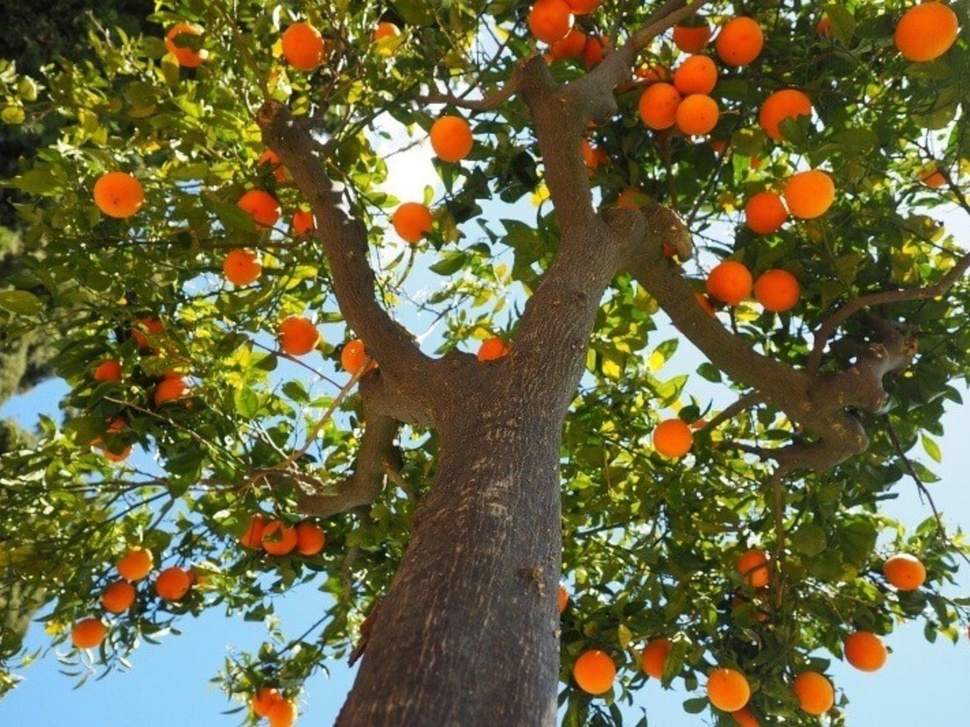
#> input picture arbol.jpg, 970 x 727 px, shrunk from 2000 x 1500 before the run
$ jupyter execute mem_practicas_2.ipynb
#> lines starting #> are read from the running program, lines starting #| are printed output that depends on the picture; after the words box and inside, x2 and y2 are one past the last pixel; in counts of white or black regions, pixels touching at a corner belong together
#> in process_image_color_segmentation, image_bgr is the input picture: shape (727, 970, 3); mean B, G, R 65.9, 104.7, 107.8
# Solución provisional

# SOLUCION PROVISIONAL

[cell 1]
import cv2
import numpy as np
import matplotlib.pyplot as plt
from scipy.ndimage import label

# Función para mostrar imágenes
def show(img, title='', is_mask=False):
    plt.figure(figsize=(8, 8))
    if is_mask:
        plt.imshow(img, cmap='gray')
    else:
        plt.imshow(cv2.cvtColor(img, cv2.COLOR_BGR2RGB))
    plt.title(title)
    plt.axis('off')
    plt.show()

# Superposición de la máscara sobre la imagen original
def show_overlay(image_rgb, mask, alpha=0.5):
    overlay = image_rgb.copy()
    mask_colored = np.zeros_like(image_rgb)
    mask_colored[mask > 0] = [255, 0, 0]  # Rojo
    blended = cv2.addWeighted(image_rgb, 1 - alpha, mask_colored, alpha, 0)

    plt.figure(figsize=(8, 8))
    plt.imshow(blended)
    plt.title("Máscara superpuesta sobre la imagen")
    plt.axis('off')
    plt.show()

# Segmentación para frutas por color (HSV)
def detect_by_color(image_rgb):
    hsv = cv2.cvtColor(image_rgb, cv2.COLOR_RGB2HSV)
#> hsv: shape (727, 970, 3); mean H, S, V 38.8, 144, 119.9

# [16 lines of commented-out code are left out]
    lower_orange1 = np.array([8, 100, 100])
    upper_orange1 = np.array([15, 255, 255])

    # Naranja más oscuro o saturado
    lower_orange2 = np.array([16, 100, 100])
    upper_orange2 = np.array([25, 255, 255])

    mask1 = cv2.inRange(hsv, lower_orange1, upper_orange1)
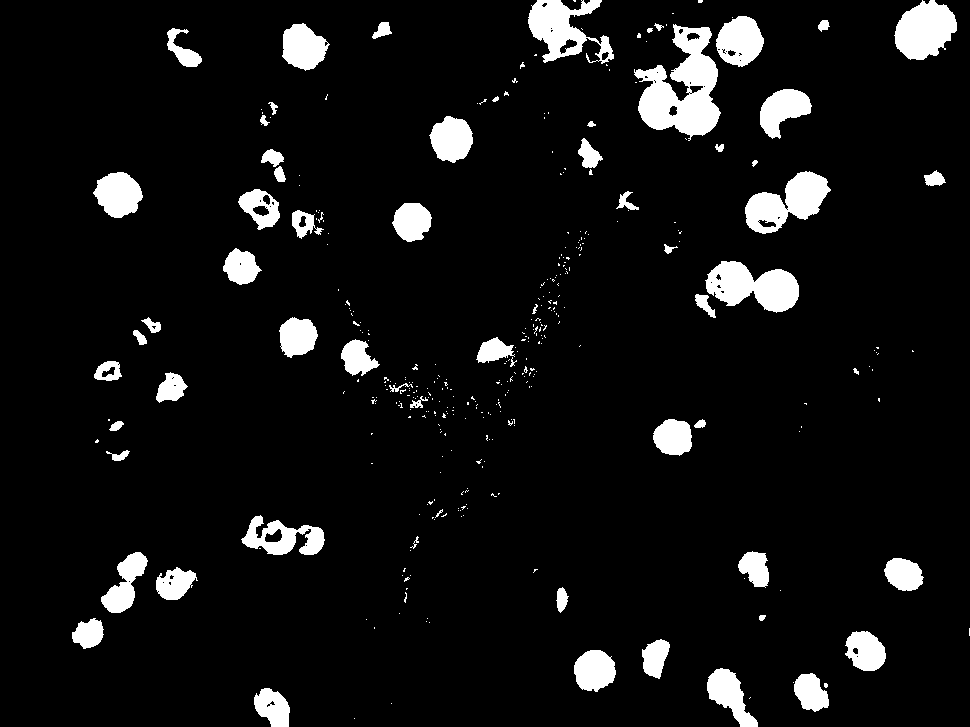
#> mask1: shape (727, 970); 7.2% white; 371 white regions (306 under 20 px), largest, box (x1, y1, x2, y2) and area: (634, 24, 721, 141) 5347, (705, 261, 799, 313) 3075, (745, 171, 831, 234) 2860
    mask2 = cv2.inRange(hsv, lower_orange2, upper_orange2)
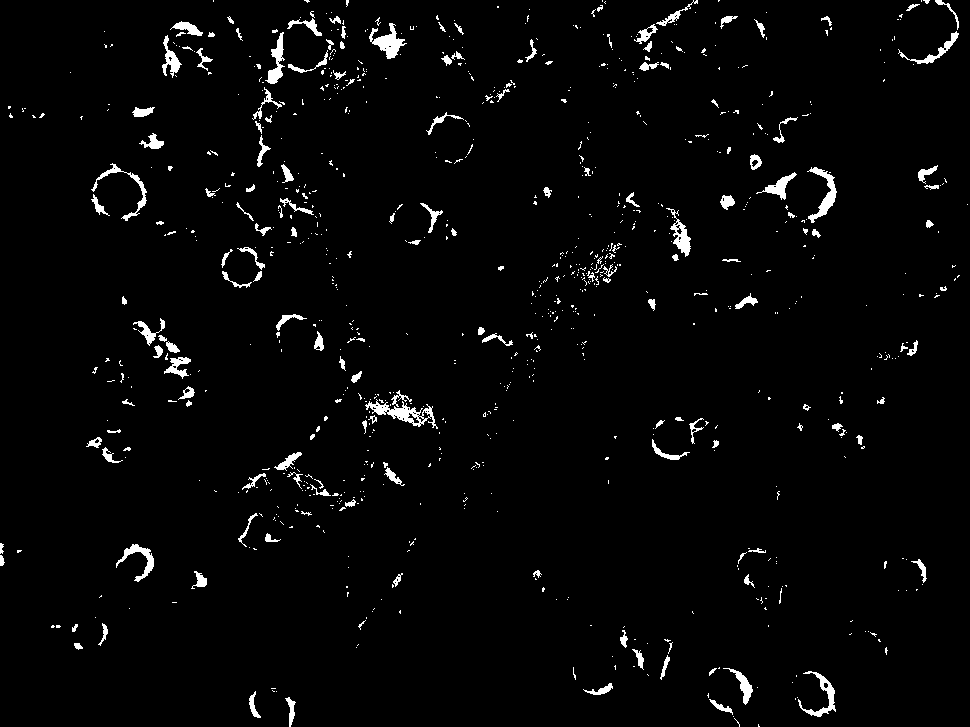
#> mask2: shape (727, 970); 2.6% white; 910 white regions (744 under 20 px), largest, box (x1, y1, x2, y2) and area: (365, 399, 438, 429) 690, (369, 23, 407, 59) 554, (807, 167, 837, 223) 524

    full_mask = cv2.bitwise_or(mask1, mask2)
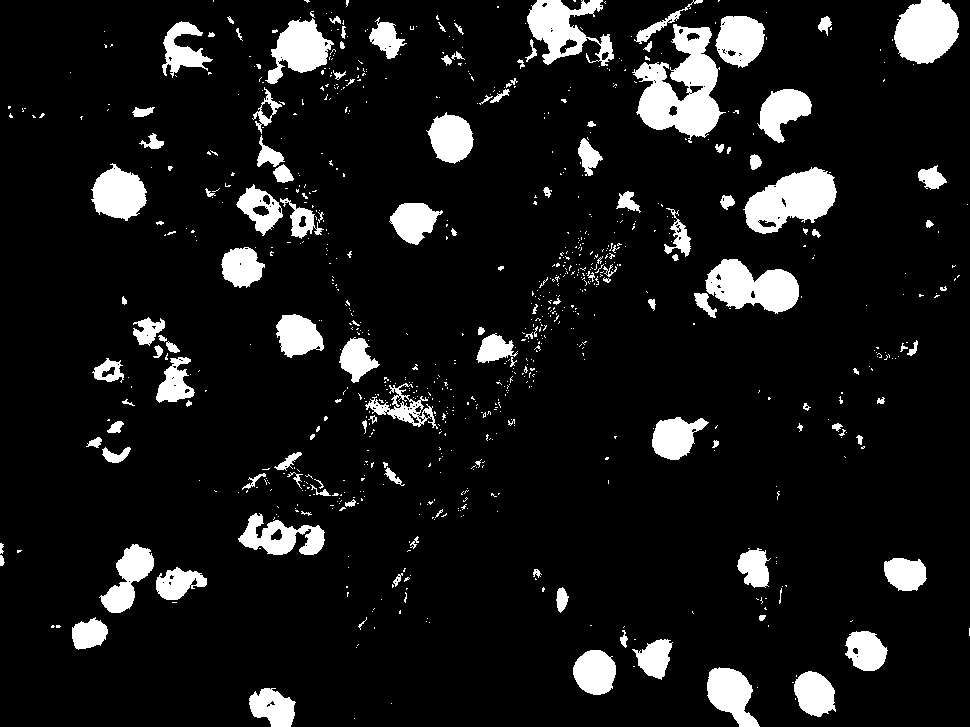
#> full_mask: shape (727, 970); 9.8% white; 858 white regions (721 under 20 px)
#> in show_overlay, `blended = cv2.addWeighted(image_rgb, 1 - alpha, mask_colored, alpha, 0)`:
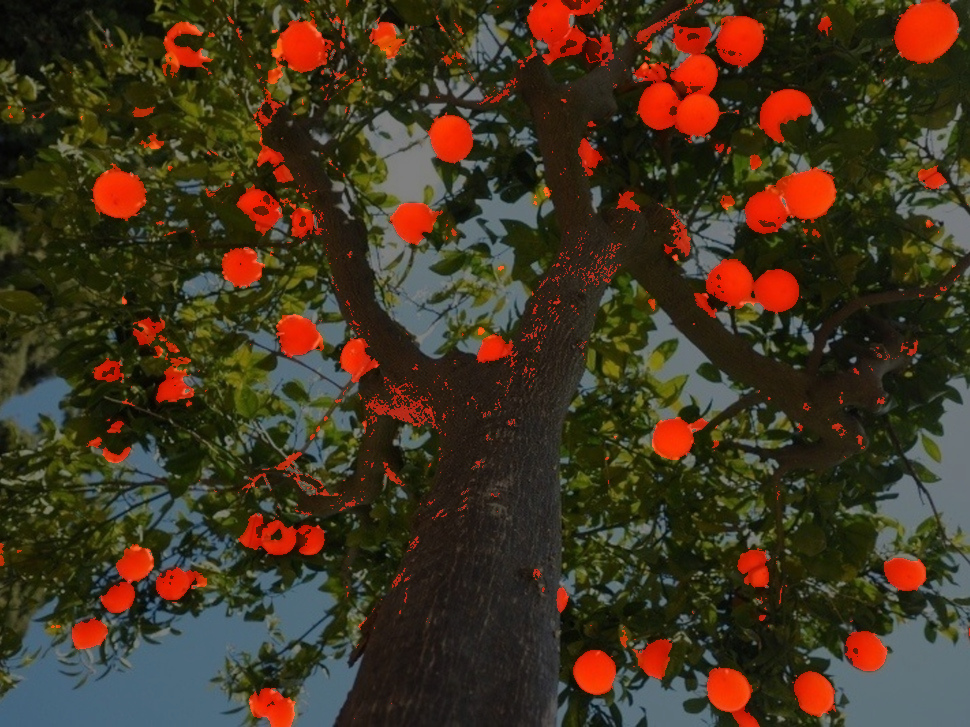
#> blended: shape (727, 970, 3); mean R, G, B 66.4, 52.3, 32.9
    return full_mask
#-------------------------------------------------------------------


# Conteo de frutas con filtros de área y forma
def count_and_draw_fruits(mask, image_rgb, min_size=300, min_circularity=0.2):
#> called with min_size = 300, min_circularity = 0.2
    output = image_rgb.copy()
    contours, _ = cv2.findContours(mask, cv2.RETR_EXTERNAL, cv2.CHAIN_APPROX_SIMPLE)
#> contours = 858 contours, 758 with area under 20; largest, box (x1, y1, x2, y2) and area: (632, 24, 726, 143) 5538, (743, 167, 837, 234) 3732, (705, 259, 799, 314) 3194, (894, 0, 959, 64) 3056, (527, 0, 614, 66) 2804
    count = 0

    for cnt in contours:
        area = cv2.contourArea(cnt)
        if area < min_size:
            continue

        perimeter = cv2.arcLength(cnt, True)
        if perimeter == 0:
            continue

        circularity = (4 * np.pi * area) / (perimeter ** 2)

        if circularity >= min_circularity:
            cv2.drawContours(output, [cnt], -1, (0, 255, 0), 2)  # Verde = válido
            count += 1
        else:
            cv2.drawContours(output, [cnt], -1, (0, 0, 255), 1)  # Rojo = descartado
#> this loop made 858 passes
#> (area, perimeter, circularity) on passes 4, 8, 9, 11, 14, 16, 30, 59, 62, 68, 71, 84: (1206, 167.5, 0.54), (1340.5, 155.4, 0.697), (1818.5, 205.2, 0.543), (1440.5, 151, 0.794), (904, 162, 0.433), (1195.5, 151, 0.659), (778.5, 124, 0.636), (990, 172.4, 0.419), (1052.5, 135.2, 0.724), (847.5, 161.8, 0.407), (1678.5, 248.4, 0.342), (1853, 366.7, 0.173)
#> area on passes 17, 31, 46, 55, 56: 53, 23.5, 188.5, 41.5, 30
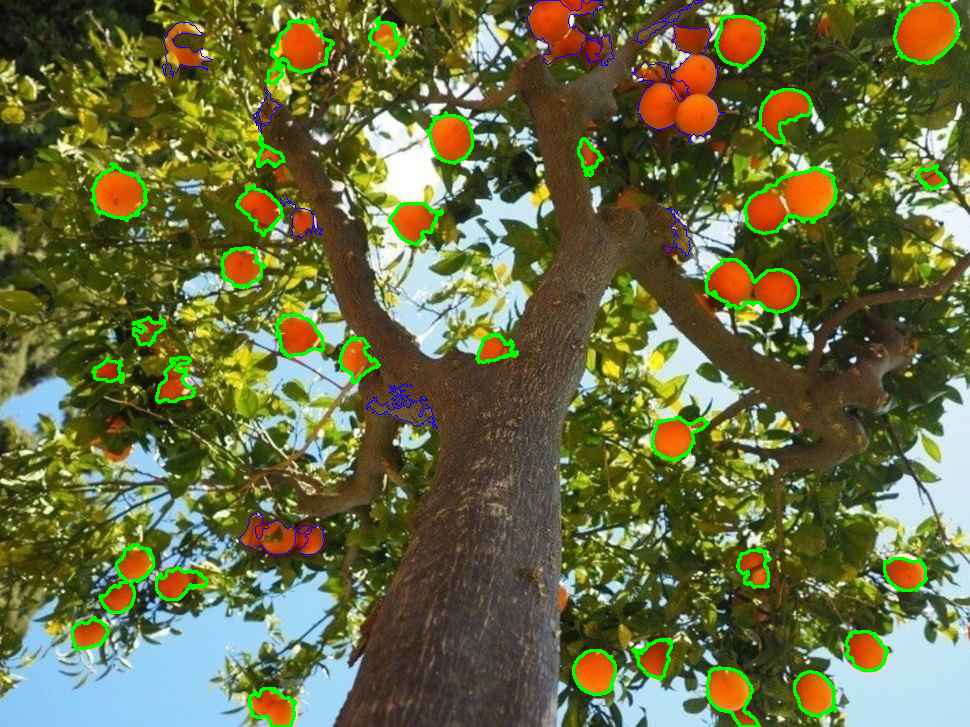
#> output: shape (727, 970, 3); mean R, G, B 103.9, 108.5, 65.8
#> after the loop, count = 33

    return count, output

# Función principal para procesar la imagen
def process_image_color_segmentation(path):
    image_bgr = cv2.imread(path)
    image_rgb = cv2.cvtColor(image_bgr, cv2.COLOR_BGR2RGB)

    show(image_bgr, "Imagen original")

    fruit_mask = detect_by_color(image_rgb)
    show(fruit_mask, "Máscara de frutas ", is_mask=True)
    show_overlay(image_rgb, fruit_mask)

    fruit_count, annotated_img = count_and_draw_fruits(fruit_mask, image_rgb)
#> fruit_count = 33
    show(annotated_img, f"Frutas detectadas: {fruit_count}")
#> call 3 of show, with title = 'Frutas detectadas: 33', is_mask = False
#> in show (call 3), `plt.show()`:
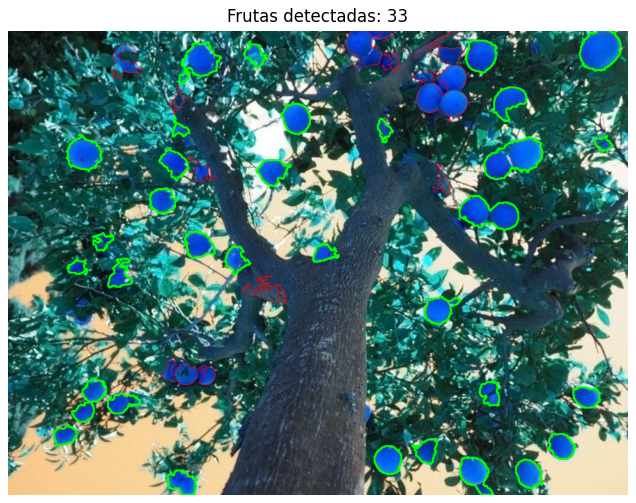
#> figure drawn by matplotlib, 1 panel; B, G, R data is drawn as R, G, B

    print(f"Frutas detectadas: {fruit_count}")
#| Frutas detectadas: 33
    return fruit_count

# Ejecutar
process_image_color_segmentation("arbol.jpg")

$ run again, with manzanas.jpg copied over arbol.jpg
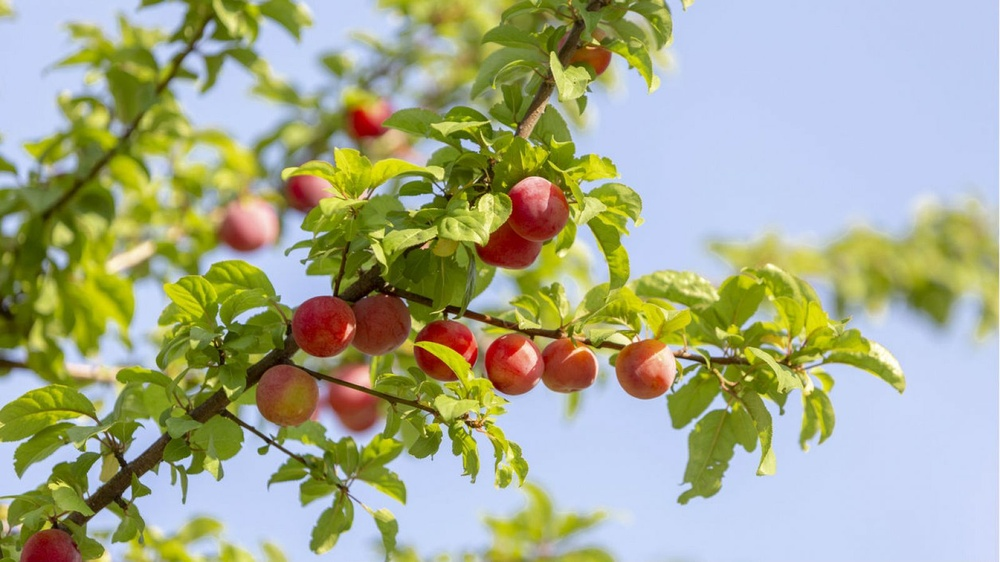
#> input picture manzanas.jpg, 1000 x 562 px, shrunk from 1600 x 899 before the run
#> in process_image_color_segmentation, image_bgr is the input picture: shape (562, 1000, 3); mean B, G, R 139.6, 170.6, 165.4
#> hsv: shape (562, 1000, 3); mean H, S, V 67.5, 112.2, 190.2
#> mask1: shape (562, 1000); 1.5% white; 151 white regions (119 under 20 px), largest, box (x1, y1, x2, y2) and area: (616, 339, 669, 398) 1333, (257, 365, 318, 425) 1223, (315, 324, 409, 358) 747
#> mask2: shape (562, 1000); 1.3% white; 253 white regions (199 under 20 px), largest, box (x1, y1, x2, y2) and area: (265, 380, 314, 428) 1132, (352, 134, 412, 160) 613, (572, 43, 612, 77) 337
#> full_mask: shape (562, 1000); 2.8% white; 264 white regions (207 under 20 px)
#> contours = 264 contours, 221 with area under 20; largest, box (x1, y1, x2, y2) and area: (256, 365, 318, 428) 2274, (615, 329, 669, 398) 2208, (315, 324, 459, 382) 1702, (344, 97, 412, 160) 1219, (493, 317, 595, 366) 948
#> the loop in count_and_draw_fruits, `for cnt in contours:` made 264 passes
#> (area, perimeter, circularity) on passes 75, 83, 84, 137, 143, 158, 209, 241: (412.5, 116, 0.385), (411, 166, 0.187), (2273.5, 315.5, 0.287), (2208, 268.9, 0.384), (1702.5, 487.3, 0.0901), (948.5, 453.1, 0.058), (358, 109.7, 0.374), (1219, 400.8, 0.0953)
#> after the loop in count_and_draw_fruits, `for cnt in contours:`:
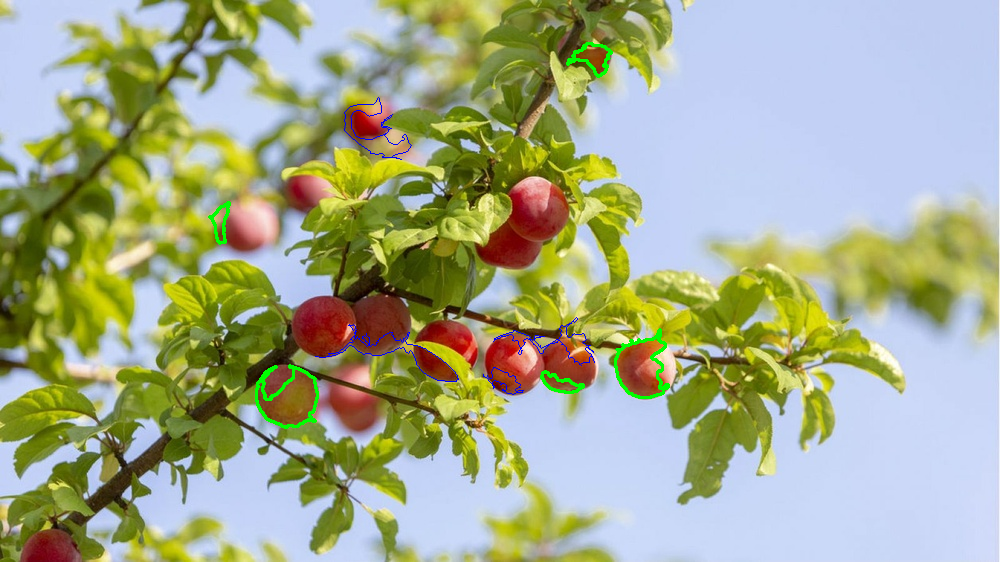
#> output: shape (562, 1000, 3); mean R, G, B 164.3, 171.2, 139.7
#> after the loop in count_and_draw_fruits, `for cnt in contours:`: count = 5
#> in show (call 3), `plt.show()`:
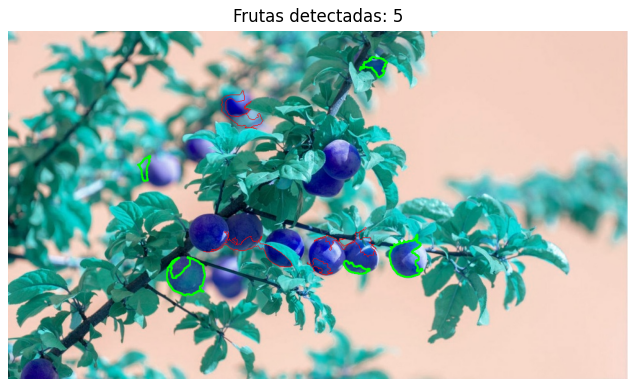
#> figure drawn by matplotlib, 1 panel; B, G, R data is drawn as R, G, B
#| Frutas detectadas: 5

$ run again, with naranjo1.jpg copied over arbol.jpg
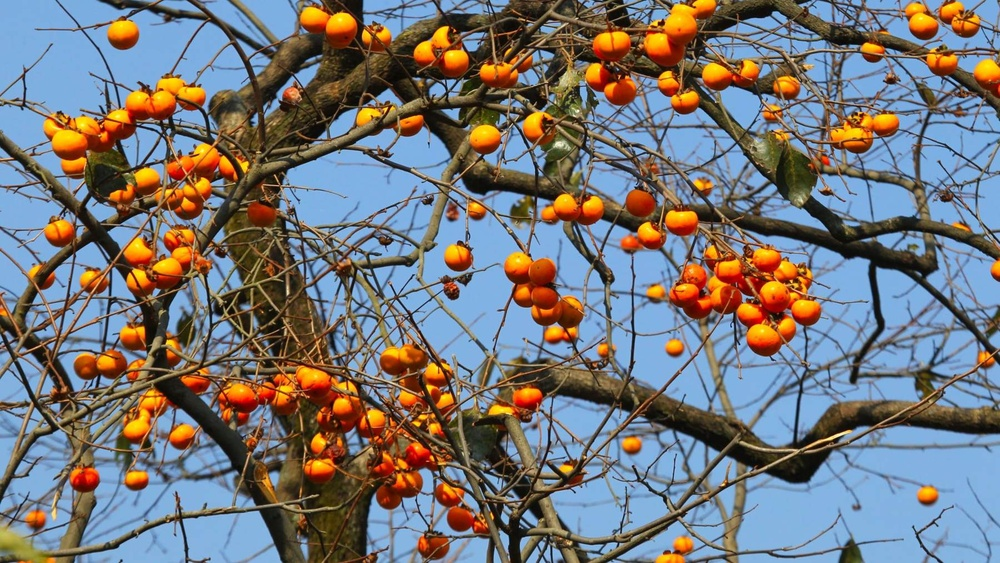
#> input picture naranjo1.jpg, 1000 x 563 px, shrunk from 1800 x 1013 before the run
#> in process_image_color_segmentation, image_bgr is the input picture: shape (563, 1000, 3); mean B, G, R 118.9, 117.3, 117.2
#> hsv: shape (563, 1000, 3); mean H, S, V 66.4, 120.6, 154.6
#> mask1: shape (563, 1000); 6.8% white; 1251 white regions (1080 under 20 px), largest, box (x1, y1, x2, y2) and area: (218, 325, 425, 471) 3403, (698, 238, 821, 316) 2228, (107, 128, 238, 213) 1846
#> mask2: shape (563, 1000); 7.8% white; 1625 white regions (1303 under 20 px), largest, box (x1, y1, x2, y2) and area: (635, 0, 719, 30) 850, (256, 445, 300, 504) 781, (153, 73, 204, 105) 779
#> full_mask: shape (563, 1000); 14.6% white; 1565 white regions (1307 under 20 px)
#> contours = 1565 contours, 1392 with area under 20; largest, box (x1, y1, x2, y2) and area: (218, 317, 442, 499) 7147, (698, 228, 821, 316) 4078, (107, 112, 251, 213) 3655, (552, 0, 719, 102) 3599, (44, 73, 206, 155) 3448
#> the loop in count_and_draw_fruits, `for cnt in contours:` made 1565 passes
#> (area, perimeter, circularity) on passes 42, 152, 196, 277, 343, 544, 568, 601: (474.5, 129.5, 0.356), (505, 192.2, 0.172), (317.5, 126.8, 0.248), (793, 319.2, 0.0978), (340, 98.08, 0.444), (1314.5, 589, 0.0476), (445.5, 190.9, 0.154), (1650, 491.5, 0.0858)
#> after the loop in count_and_draw_fruits, `for cnt in contours:`:
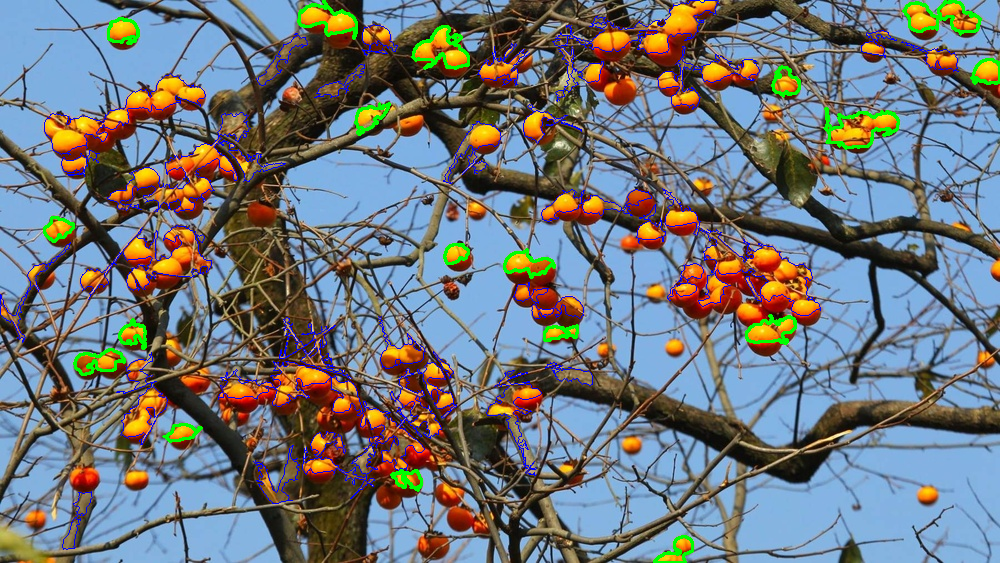
#> output: shape (563, 1000, 3); mean R, G, B 111.8, 118, 122.6
#> after the loop in count_and_draw_fruits, `for cnt in contours:`: count = 18
#> in show (call 3), `plt.show()`:
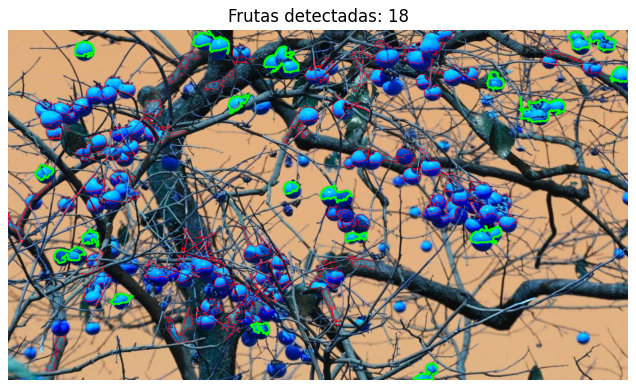
#> figure drawn by matplotlib, 1 panel; B, G, R data is drawn as R, G, B
#| Frutas detectadas: 18
